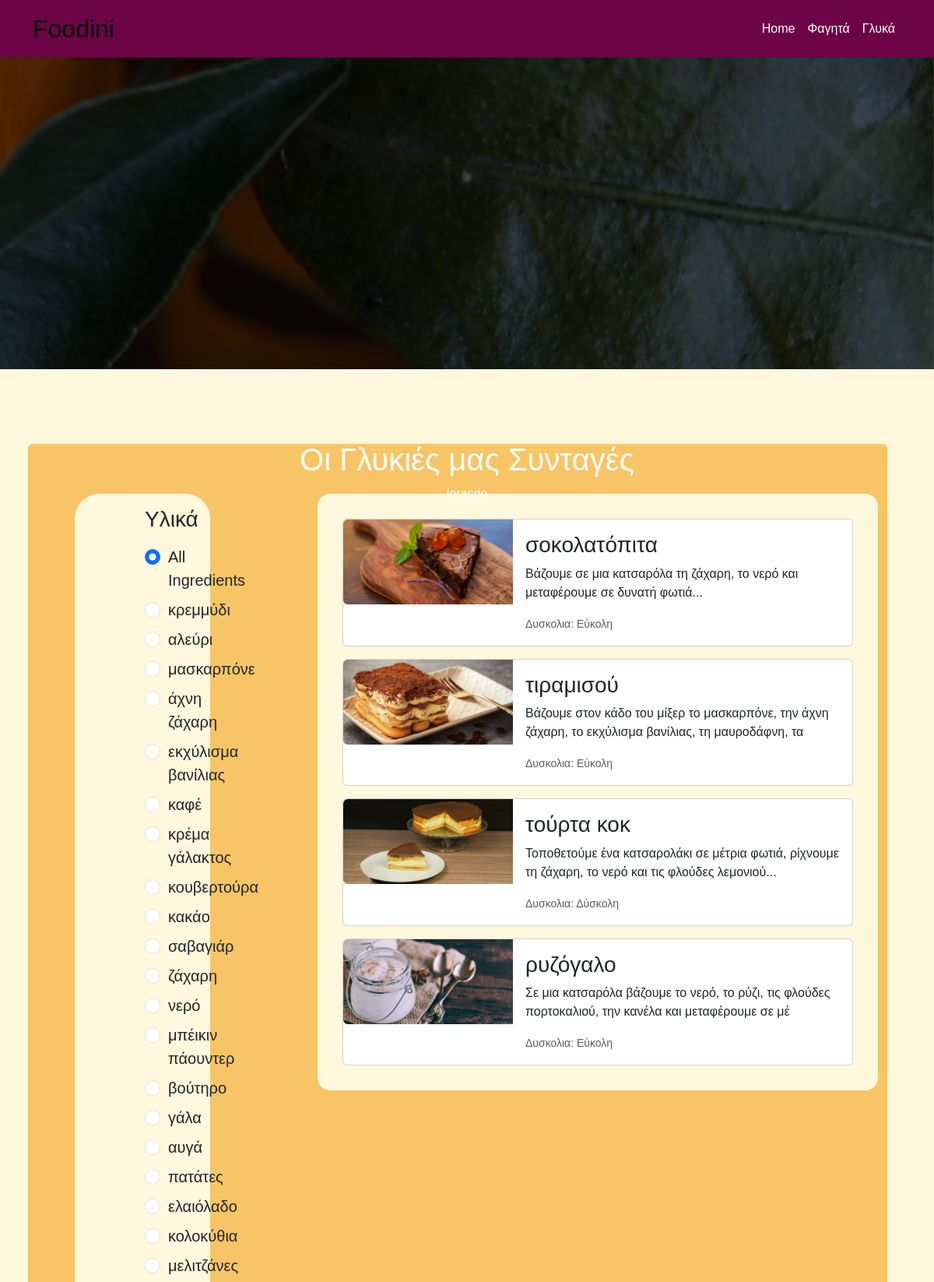
Screenshot of /traffic/old_glyka.php (upper part) with the database file from the repository.
### tables this page shows
CREATE TABLE `ingredients` (
  `ingredient_id` int(11) NOT NULL,
  `title` varchar(30) NOT NULL
);

CREATE TABLE `recipes` (
  `recipe_id` int(11) NOT NULL,
  `title` varchar(30) NOT NULL,
  `page_title` varchar(50) NOT NULL,
  `category` enum('Αλμυρό','Γλυκό') NOT NULL,
  `difficulty` enum('Εύκολη','Μεσαία','Δύσκολη') NOT NULL,
  `description` text NOT NULL,
  `description_tiny` varchar(100) NOT NULL,
  `rating` int(11) NOT NULL,
  `liked` tinyint(1) NOT NULL,
  `thumbnail` varchar(50) NOT NULL,
  `full_res` varchar(50) NOT NULL,
  `author` varchar(30) NOT NULL
);

### traffic/old_glyka.php (the view, shortened to what this page needs)
<!DOCTYPE html>
<html lang="en">
<head>
  <link href="https://cdn.jsdelivr.net/npm/bootstrap@5.3.3/dist/css/bootstrap.min.css" rel="stylesheet">
  <link rel="stylesheet" href="style.css">
</head>
<body>
  <nav class="navbar navbar-expand-lg sticky-top">
    <div class="container">
    <a class="navbar-brand fs-2" href="index.php"><i class="fa-solid fa-burger"></i> Foodini</a>
      <div class="collapse navbar-collapse" id="navbarResponsive">
        <ul class="navbar-nav ms-auto">
          <li class="nav-item active">
            <a class="nav-link" href="index.php">Home</a>
          </li>
          <li class="nav-item">
            <a class="nav-link selected" href="faghta.php">Φαγητά</a>
          </li>
          <li class="nav-item">
            <a class="nav-link" href="glyka.php">Γλυκά</a>
          </li>
        </ul>
      </div>
    </div>
  </nav>
  <div class="container-fluid" id="midcontainer-almires">
  </div>
  <div class="textbgpic">
    <h1>Οι Γλυκιές μας Συνταγές</h1>
    <p>lorasde</p>
  </div>
  <div class="container-fluid  rounded my-5 p-5">
    <div class="container-fluid row py-3 rounded" style="background-color: #F7C566; ">
      <div class="col-3 p-5">
        <div class="container" style="background-color: #FFF8DC; border-radius: 2rem;" id="sex123">
        <?php
         $selected = 0;
         $selected_diff=0;
         ?>
        <form class="px-5 py-3 form-control-lg" method="post" >
            <div class="form-check mb-4 te">
              <h3 class="text-center mb-3">Υλικά</h3>
              <div class='form-check mb-2'>
                      <input class='form-check-input' type='radio'  name='ingredient' value='' id='0' checked>
                        <label class='form-check-label' for='0'>All Ingredients
                        </label>
                    </div>
              <?php
                include "connect_db.php";
                $sql = "SELECT * FROM ingredients";
                $result = mysqli_query($conn, $sql);
                while ($row = mysqli_fetch_assoc($result)) {
                  echo "
                    <div class='form-check mb-2'>
                      <input class='form-check-input' type='radio'  name='ingredient' value='".$row["ingredient_id"]."' id='".$row["ingredient_id"]."' >
                        <label class='form-check-label' for='".$row["ingredient_id"]."'>".$row["title"]."
                        </label>
                    </div> ";
                  }
              ?>
            </div>
          </form>
        </div>
      </div>
      <div class="col-1" style="background-color: #b5b5b500;"></div>
      <div class="col-8 py-5 px-0" style="background-color: #a5202000; ">
        <div class="container p-3 mx-0" style="background-color: #FFF8DC; border-radius: 1rem;">
          <?php
          include "connect_db.php";
          $sql = "SELECT * FROM recipes WHERE category = 'Γλυκό' ";
          $result = mysqli_query($conn, $sql);
          if($selected > 0){
            $sql = "SELECT * FROM recipes_ingredients WHERE ingredient_id = $selected";
            $sql3 = "SELECT * FROM ingredients WHERE ingredient_id = $selected";
            $result = mysqli_query($conn, $sql);
            $result3 = mysqli_query($conn, $sql3);
            while ($row = mysqli_fetch_assoc($result)) {
              while ($row3 = mysqli_fetch_assoc($result3)){
                if($selected_diff != 0){
                  echo "<h2 class='m-2'>Syntages me ".$row3['title']." kai vathmo dyskolias: ".$selected_diff."</h2>";
                }else{
                  echo "<h2 class='m-2'>Syntages me ".$row3['title']."</h2>";
                }
              };
              if($selected_diff == 0){
                $bam = $row["recipe_id"];
              $sql2 = "SELECT * FROM recipes WHERE recipe_id = $bam and category = 'Γλυκό'";
              $result2 = mysqli_query($conn, $sql2);
              while ($row2 = mysqli_fetch_assoc($result2)){
                        echo "
                          <a href='" . $row2["page_title"] . ".php' style='text-decoration: none;'>
                          <div class='card mb-3 m-3' >
                          <div class='row g-0'>
                            <div class='col-md-4'>
                              <img src='images/" . $row2["thumbnail"] . ".jpg' class='img-fluid rounded-start' alt='...'>
                            </div>
                            <div class='col-md-8'>
                              <div class='card-body'>
                                <h3 class='card-title'>" . $row2["title"] . "</h3>
                                <p class='card-text'>" . $row2["description_tiny"] . "</p>
                                <p class='card-text'><small class='text-body-secondary'>" ."Δυσκολια: " .$row2["difficulty"] . "</small></p>
                              </div>
                            </div>
                          </div>
                        </div>
                        </a>
                          ";}
              }else{
                $bam = $row["recipe_id"];
              $sql2 = "SELECT * FROM recipes WHERE recipe_id = $bam and category = 'Γλυκό' and difficulty = $selected_diff";
              $result2 = mysqli_query($conn, $sql2);
              while ($row2 = mysqli_fetch_assoc($result2)){
                        echo "
                          <a href='" . $row2["page_title"] . ".php' style='text-decoration: none;'>
                          <div class='card mb-3 m-3' >
                          <div class='row g-0'>
                            <div class='col-md-4'>
                              <img src='images/" . $row2["thumbnail"] . ".jpg' class='img-fluid rounded-start' alt='...'>
                            </div>
                            <div class='col-md-8'>
                              <div class='card-body'>
                                <h3 class='card-title'>" . $row2["title"] . "</h3>
                                <p class='card-text'>" . $row2["description_tiny"] . "</p>
                                <p class='card-text'><small class='text-body-secondary'>" ."Δυσκολια: " .$row2["difficulty"] . "</small></p>
                              </div>
                            </div>
                          </div>
                        </div>
                        </a>
                          ";}
              }
                }
              }else{
                          if($selected_diff == 0){
                            while ($row = mysqli_fetch_assoc($result)) {
                              echo "
                                  <a href='" . $row["page_title"] . ".php' style='text-decoration: none;'>
                                  <div class='card mb-3 m-3' >
                                  <div class='row g-0'>
                                    <div class='col-md-4'>
                                      <img src='images/" . $row["thumbnail"] . ".jpg' class='img-fluid rounded-start' alt='...'>
                                    </div>
                                    <div class='col-md-8'>
                                      <div class='card-body'>
                                        <h3 class='card-title'>" . $row["title"] . "</h3>
                                        <p class='card-text'>" . $row["description_tiny"] . "</p>
                                        <p class='card-text'><small class='text-body-secondary'>" ."Δυσκολια: " .$row["difficulty"] . "</small></p>
                                      </div>
                                    </div>
                                  </div>
                                </div>
                                </a>
                                  ";}
                          }
          }
          ?>
        </div>
      </div>
    </div>
  </div>
</body>
</html>

### css/style.css (style rules this page uses)
body { background-color: #FFF8DC; font-family: sans-serif; }
.navbar { background-color: #6C0345; }
.nav-link { color: white; }
.card-body { transition: all 0.5s; }
#midcontainer-almires { background-image: url(images/portokalia.jpg); background-repeat: no-repeat; background-position: center; background-attachment: fixed; background-size: cover; position: relative; height: 25rem; }
#midcontainer-almires::after { content: ""; position: absolute; top: 0; left: 0; width: 100%; height: 100%; background: rgba(0, 0, 0, 0.628); }
.textbgpic { color: rgb(255, 255, 255); position: absolute; top: 20%; left: 50%; text-align: center; transform: translate(-50%, -50%); }

### rows the page displays
ingredients: title "κρεμμύδι"
ingredients: title "αλεύρι"
ingredients: title "μασκαρπόνε"
ingredients: title "άχνη ζάχαρη"
ingredients: title "εκχύλισμα βανίλιας"
ingredients: title "καφέ"
ingredients: title "κρέμα γάλακτος"
ingredients: title "κουβερτούρα"
ingredients: title "κακάο"
ingredients: title "σαβαγιάρ"
ingredients: title "ζάχαρη"
ingredients: title "νερό"
ingredients: title "μπέικιν πάουντερ"
ingredients: title "βούτηρο"
ingredients: title "γάλα"
ingredients: title "αυγά"
ingredients: title "πατάτες"
ingredients: title "ελαιόλαδο"
ingredients: title "κολοκύθια"
ingredients: title "μελιτζάνες"
recipes: thumbnail (picture), title "σοκολατόπιτα", description_tiny "Βάζουμε σε μια κατσαρόλα τη ζάχαρη, το νερό και μεταφέρουμε σε δυνατή φωτιά...", difficulty "Εύκολη"
recipes: thumbnail (picture), title "τιραμισού", description_tiny "Βάζουμε στον κάδο του μίξερ το μασκαρπόνε, την άχνη ζάχαρη, το εκχύλισμα βανίλιας, τη μαυροδάφνη, τα", difficulty "Εύκολη"
recipes: thumbnail (picture), title "τούρτα κοκ", description_tiny "Τοποθετούμε ένα κατσαρολάκι σε μέτρια φωτιά, ρίχνουμε τη ζάχαρη, το νερό και τις φλούδες λεμονιού...", difficulty "Δύσκολη"
recipes: thumbnail (picture), title "ρυζόγαλο", description_tiny "Σε μια κατσαρόλα βάζουμε το νερό, το ρύζι, τις φλούδες πορτοκαλιού, την κανέλα και μεταφέρουμε σε μέ", difficulty "Εύκολη"
